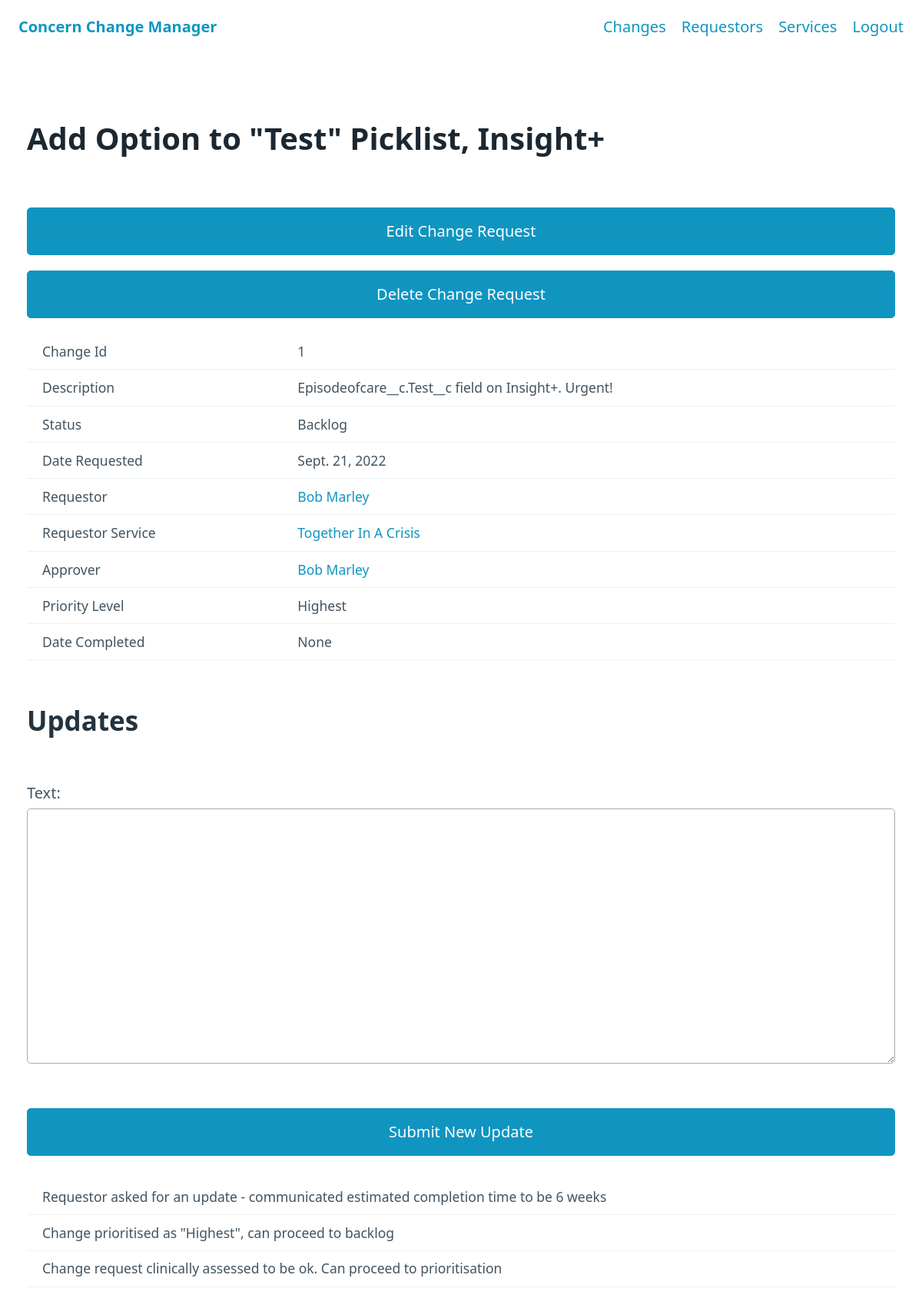
The app's page /change/1 (signed in) with its own data.
### main/models.py (models this page shows, shortened)
class ChangeRequest (models.Model):
    id = models.IntegerField(primary_key=True)
    requestor = models.ForeignKey(
        Requestor, on_delete=models.CASCADE, related_name="requestor_changes")
    approver = models.ForeignKey(
        Requestor, on_delete=models.PROTECT, related_name="approver_changes")
    date_requested = models.DateField(auto_now_add=True)
    PRIORITY_OPTIONS = (
        ("Highest", "Highest"),
        ("Very High", "Very High"),
        ("High", "High"),
        ("Medium", "Medium"),
        ("Low", "Low"),
    )
    priority = models.CharField(max_length=50, choices=PRIORITY_OPTIONS)
    STATUS_OPTIONS = (
        ("New", "New"),
        ("Clinical Assessment", "Clinical Assessment"),
        ("Awaiting Prioritisation", "Awaiting Prioritisation"),
        ("Backlog", "Backlog"),
        ("Development", "Development"),
        ("Testing", "Testing"),
        ("Deployment", "Deployment"),
        ("Complete", "Complete"),
    )
    status = models.CharField(
        max_length=50, choices=STATUS_OPTIONS, default="New")
    title = models.CharField(max_length=50)
    description = models.TextField()
    date_completed = models.DateField(null=True, blank=True)

class Requestor (models.Model):
    id = models.IntegerField(primary_key=True)
    first_name = models.CharField(max_length=50)
    last_name = models.CharField(max_length=50)
    is_approver = models.BooleanField()
    contact_number = models.CharField(max_length=18)
    service = models.ForeignKey(Service, on_delete=models.CASCADE)
    line_manager = models.ForeignKey(
        'self', null=True, blank=True, on_delete=models.SET_NULL, related_name="staff")
    @property
    def name(self):
        return self.first_name + ' ' + self.last_name
    def get_absolute_url(self):
        return reverse('requestor-detail', kwargs={'pk': self.pk})
    def __str__(self):
        return self.name

class Service (models.Model):
    id = models.IntegerField(primary_key=True)
    name = models.CharField(max_length=50)
    BUSINESS_UNIT_OPTIONS = (
        ("Group", "Group"),
        ("Insight Healthcare", "Insight Healthcare"),
        ("Mental Health Concern", "Mental Health Concern"),
    )
    business_unit = models.CharField(
        max_length=50, choices=BUSINESS_UNIT_OPTIONS)
    description = models.TextField(null=True, blank=True)
    main_contact_number = models.CharField(
        max_length=18, null=True, blank=True)
    parent_service = models.ForeignKey(
        'self', null=True, blank=True, on_delete=models.SET_NULL, related_name="child_services")
    def get_absolute_url(self):
        return reverse('service-detail', kwargs={'pk': self.pk})

class ChangeRequestUpdate (models.Model):
    id = models.IntegerField(primary_key=True)
    change_request = models.ForeignKey(ChangeRequest, on_delete=models.CASCADE)
    text = models.TextField()
    date_time_posted = models.DateTimeField(auto_now_add=True)

### main/views.py (the view, shortened to what this page needs)
class ChangeRequestDetailView(View):
    def get(self, request, *args, **kwargs):
        view = ChangeRequestView.as_view()
        return view(request, *args, **kwargs)

### main/forms.py
class ChangeRequestUpdateForm(forms.ModelForm):
    class Meta:
        model = ChangeRequestUpdate
        fields = ['text']
    def __init__(self, *args, **kwargs):
        self.request = kwargs.pop('request', None)
        super(ChangeRequestUpdateForm, self).__init__(*args, **kwargs)

### main/views.py (called while the page is built)
    def get_context_data(self, **kwargs):
        context = super(ChangeRequestView, self).get_context_data(**kwargs)
        context['updates'] = ChangeRequestUpdate.objects.filter(
            change_request=self.get_object()).order_by('-date_time_posted')
        context['form'] = ChangeRequestUpdateForm()
        return context

### main/templates/main/request-detail.html (shortened to what this page needs)
{% extends 'detail-page.html' %}
{% block edit-button %}
<button onclick="window.location='{{object.id}}/edit'">Edit Change Request</button>
{% endblock edit-button %}
{% block delete-button %}
<button href="window.location='{{object.id}}/delete">Delete Change Request</button>
{% endblock delete-button %}
{% block table %}
<table>
    <tr>
        <td> Change Id </td>
        <td> {{object.id}} </td>
    </tr>
    <tr>
        <td> Description </td>
        <td> {{object.description}} </td>
    </tr>
    <tr>
        <td> Status </td>
        <td> {{object.status}} </td>
    </tr>
    <tr>
        <td> Date Requested </td>
        <td> {{object.date_requested}} </td>
    </tr>
    <tr>
        <td> Requestor </td>
        <td> <a href={{object.requestor.get_absolute_url}}>{{object.requestor}}</a></td>
    </tr>
    <tr>
        <td> Requestor Service </td>
        <td><a href={{object.requestor.service.get_absolute_url}}>{{object.requestor.service.name}}</a></td>
    </tr>
    <tr>
        <td> Approver </td>
        <td> <a href={{object.approver.get_absolute_url}}>{{object.approver}}</a></td>
    </tr>
    <tr>
        <td> Priority Level </td>
        <td> {{object.priority}} </td>
    </tr>
    <tr>
        <td> Date Completed </td>
        <td> {{object.date_completed}} </td>
    </tr>
</table>
{% endblock table %}
{% block additional-content %}
<h2>Updates</h2>
<form action="" method="post">
    {{ form.as_p }}
    <button type="submit">Submit New Update</button>
</form>
{% if updates|length > 0 %}
    <table id="updates">
        {% for update in updates %}
            <tr>
                <td>{{update.text}}</td>
            <tr>
        {% endfor %}
    </table>
{% else %}
    <h4>No updates yet</h4>
{% endif %}
{% endblock additional-content %}

### templates/detail-page.html (shortened to what this page needs)
{% extends 'base.html' %}
{% block content %}
    <h1>{{ object.name }}{{ object.title }}</h1>
    {% block edit-button %}{% endblock edit-button %}
    <div id="delete-div" style="{% if user.groups.all.0|lower == 'admin' %}visibility: visible;{% else %}visibility: hidden;{% endif %}">
        {% block delete-button %}{% endblock delete-button %}
    </div>
    {% block table %}
    {% endblock table %}
    {% block additional-content %}
    {% endblock additional-content %}
{% endblock content %}

### records on screen
ChangeRequest: title "Add Option to \"Test\" Picklist, Insight+", id "1", description "Episodeofcare__c.Test__c field on Insight+. Urgent!", status "Backlog", date_requested "Sept. 21, 2022", requestor "Bob Marley", requestor.service.name "Together In A Crisis", approver "Bob Marley", priority "Highest", date_completed "None"
ChangeRequestUpdate: text "Requestor asked for an update - communicated estimated completion time to be 6 weeks"
ChangeRequestUpdate: text "Change prioritised as \"Highest\", can proceed to backlog"
ChangeRequestUpdate: text "Change request clinically assessed to be ok. Can proceed to prioritisation"
